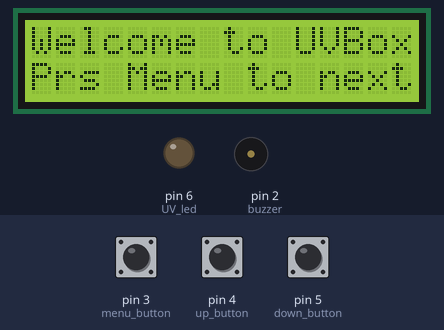
Bench run of a sketch on a simulated Arduino Nano, built with avr-gcc and run on an emulated ATmega328P. Shown: 16×2 character LCD, output pins drawn as LEDs (lit = HIGH), buzzer (waves = sounding, pin HIGH). The inputs (shaded band) are chosen by the test bench; at power-on: pin 3 (menu_button) LOW, pin 4 (up_button) LOW, pin 5 (down_button) LOW.

Above: at 0.8 s.
0.9 s: pin 3 (menu_button) pulled HIGH for 0.15 s
At 3.0 s:
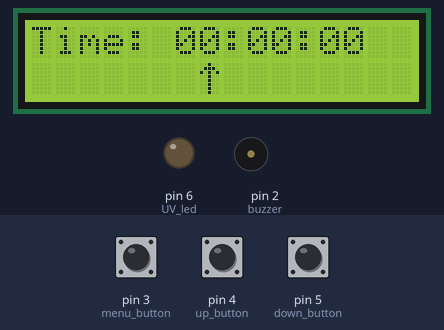
4.0 s: pin 3 (menu_button) pulled HIGH for 3.2 s
At 7.3 s:
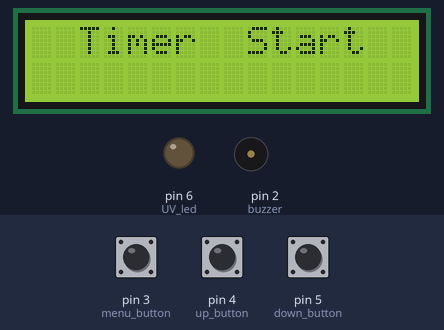
10.2 s: pin 3 (menu_button) pulsed HIGH 5 times (0.12 s each, 0.3 s apart)
At 10.77 s:
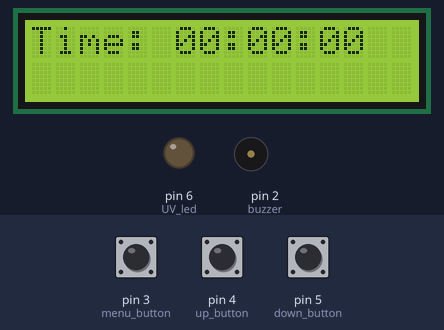
13.2 s: pin 4 (up_button) pulled HIGH for 0.15 s
At 14.5 s:
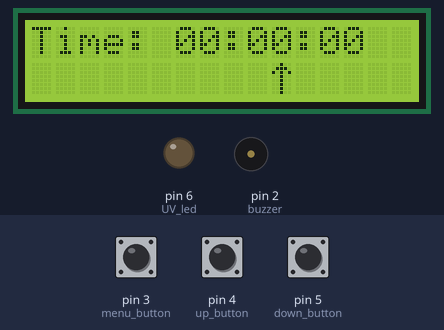
14.8 s: pin 4 (up_button) pulled HIGH for 1 s
At 17.0 s:
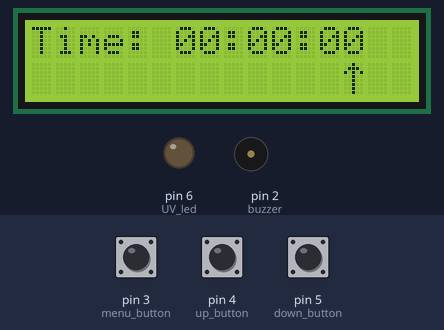
17.3 s: pin 3 (menu_button) pulled HIGH for 1 s
At 18.55 s:
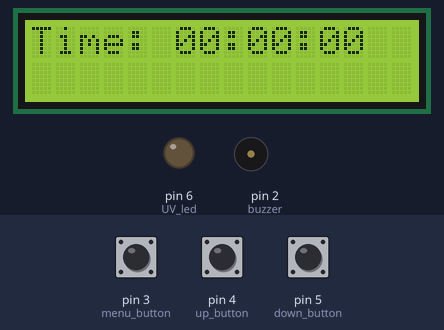
Timing chart, 0 to 20.3 s (numbered marks = the images above; inputs shaded):
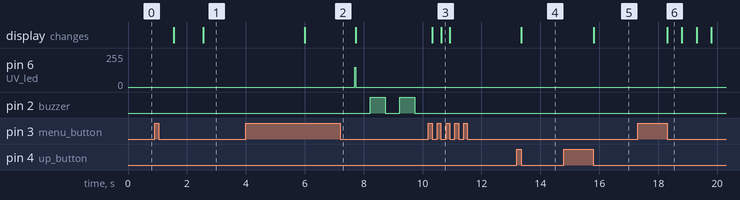

Measured:
- after the input at 0.9 s, the display: first changes after 0.65 s (image 1 shows a later state)
- after the input at 4.0 s, pin 6 (UV_led): 0/255 → 150/255 after 3.7 s, → 0/255 0.02 s later; pin 2 (buzzer): alternates HIGH for 0.50 s and LOW for 0.50 s, starting after 4.2 s; the display: changes after 2.0 s (image 2)
- after the input at 10.2 s, pin 2 (buzzer): stops changing and stays LOW; the display: first changes after 0.12 s (image 3 shows a later state)
- after the input at 13.2 s, the display: changes after 0.15 s (image 4)
- after the input at 14.8 s, the display: changes after 1.0 s (image 5)
- after the input at 17.3 s, the display: changes after 1.0 s (image 6)
- what the display in image 6 shows lasts 0.5 s, from 18.3 s to 18.8 s

The sketch:

UV_Box_Code_Arduino_IDE.ino
```cpp
#include <Wire.h>
#include <LiquidCrystal.h>
#define menu_button 3
#define up_button 4
#define down_button 5
#define buzzer 2
#define UV_led 6
LiquidCrystal lcd(12, 11, 10, 9, 8, 7);
unsigned int set_time;
unsigned long future_time;
unsigned long micro_time_now;
unsigned long micro_time_last = 0;
unsigned long change_time_last = 0;
uint8_t t_hour = 0;
uint8_t t_minute = 0;
uint8_t t_seconds = 0;
uint8_t percent;
bool status_start_button = false;
bool status_button;
uint8_t arrow[] = {0x04,0x0E,0x15,0x04,0x04,0x04,0x04,0x04};
uint8_t onecow[] = {0x10,0x10,0x10,0x10,0x10,0x10,0x10,0x10};
uint8_t twocow[] = {0x18,0x18,0x18,0x18,0x18,0x18,0x18,0x18};
uint8_t threecow[] = {0x1C,0x1C,0x1C,0x1C,0x1C,0x1C,0x1C,0x1C};
uint8_t fourow[] = {0x1E,0x1E,0x1E,0x1E,0x1E,0x1E,0x1E,0x1E};
uint8_t fivecow[] = {0x1F,0x1F,0x1F,0x1F,0x1F,0x1F,0x1F,0x1F};
void setup() {
  for(int i = 3; i<=5;i++){
    pinMode(i,INPUT);
  }
  pinMode(buzzer,OUTPUT);
  pinMode(UV_led,OUTPUT);
  lcd.begin(16,2);
  lcd.createChar(0,arrow);
  lcd.createChar(1,onecow);
  lcd.createChar(2,twocow);
  lcd.createChar(3,threecow);
  lcd.createChar(4,fourow);
  lcd.createChar(5,fivecow);
  lcd.home();

  lcd.clear();
  lcd.setCursor(0,0);
  lcd.print("Welcome to UVBox");
  lcd.setCursor(0,1);
  lcd.print("Prs Menu to next");
  while(!digitalRead(menu_button));
  while(digitalRead(menu_button));
  delay(500);
  lcd.clear();
  lcd.setCursor(3,0);
  lcd.print("Menu Start");
  delay(1000);
}
void loop() {
  detachInterrupt(digitalPinToInterrupt(menu_button));
  menu_loop();
  lcd.clear();
  lcd.setCursor(2,0);
  lcd.print("Timer  Start");
  while(digitalRead(menu_button));
  delay(500);
  set_time = ((t_hour*60 +t_minute)*60)+ t_seconds;
  future_time = set_time + (millis()/1000);
  analogWrite(UV_led,150);
  attachInterrupt(digitalPinToInterrupt(menu_button),INT_Stop,HIGH);
  count_loop();
}
void menu_loop(){
  uint8_t menu_mode = 0;
  status_button = true;
  micro_time_last = 0;
  t_hour = 0;
  t_minute = 0;
  t_seconds = 0;
  bool status_ok_button = false;
  do{
    lcd.clear();
    lcd.setCursor(0,0);
    lcd.print("Time: ");
    lcd_print_number(t_hour);
    lcd.print(":");
    lcd_print_number(t_minute);
    lcd.print(":");
    lcd_print_number(t_seconds);
    while(status_button){
      if(!status_ok_button){
        lcd.setCursor(7+menu_mode,1);
        lcd.write(byte(0));

        if(digitalRead(up_button)){
          while(digitalRead(up_button));
            menu_mode += 3;
            status_button = false;

        }else if(digitalRead(down_button)){
          while(digitalRead(down_button));
            menu_mode -= 3;
            status_button = false;

        }else if(digitalRead(menu_button)){
           change_time_last =millis();
           while(digitalRead(menu_button)){
             if(millis()-change_time_last >2000){
              status_start_button = true;
              break;
             }
           }
           status_ok_button = true;
           status_button = false;
        }

        if(menu_mode>=6){
          menu_mode = 6;
        }else if(menu_mode <=0){
          menu_mode =0;
        }

      }else{
          if(digitalRead(up_button)){
            if(menu_mode ==0 )
            t_hour++;
            else if(menu_mode ==3)
            t_minute++;
            else
            t_seconds++;

            status_button = false;
            delay(200);

          }else if(digitalRead(down_button)){
            if(menu_mode ==0 )
            t_hour--;
            else if(menu_mode ==3)
            t_minute--;
            else
            t_seconds--;

            status_button = false;
            delay(200);
          }
        cheack_t_time();
        if(digitalRead(menu_button)){
          change_time_last =millis();
           while(digitalRead(menu_button)){
             if(millis()-change_time_last >2000){
              status_start_button = true;
              break;
             }
           }
           status_ok_button = false;
           status_button = false;
        }
        micro_time_now = millis();
        if((micro_time_now - micro_time_last) >= 500){
          lcd.setCursor(7+menu_mode,1);
          lcd.write(byte(0));
        if(micro_time_now - micro_time_last >= 1000){
          micro_time_last = micro_time_now;
          status_button = false;
          }
        }
      }
    }
    status_button = true;
  }
  while (!status_start_button);
}
void count_loop(){
    micro_time_last = 0;
    unsigned long time_range,last_time_range;

  do
  {
    time_range = future_time - (millis()/1000);
    t_hour = time_range/3600;
    t_minute = (time_range%3600)/60;
    t_seconds = (time_range%3600)%60;
    if(time_range != last_time_range){
      lcd.clear();
      lcd.setCursor(0,0);
      lcd.print("Time: ");
      lcd_print_number(t_hour);
      lcd.print(":");
      lcd_print_number(t_minute);
      lcd.print(":");
      lcd_print_number(t_seconds);

      percent = (time_range*80)/set_time;
      for(int i = 0;i <= (uint8_t(percent/5));i++){
        lcd.setCursor(i,1);
        if(i >= uint8_t(percent/5)){
          if(percent%5 > 0){
          lcd.write(uint8_t(percent%5));
          }
        }
        else{
          lcd.write(5);
        }
      }
      last_time_range = time_range;
    }
    if(time_range == 0){
      lcd.clear();
      lcd.setCursor(2,0);
      lcd.print("Timer Finish");
      lcd.setCursor(3,1);
      lcd.print("Press Menu");
      analogWrite(UV_led,0);
      micro_time_last = millis();
      while(!digitalRead(menu_button)){
        micro_time_now = millis();
        if(micro_time_now - micro_time_last >500){
          digitalWrite(buzzer,HIGH);
        }
        if(micro_time_now - micro_time_last >1000){
          digitalWrite(buzzer,LOW);
          micro_time_last = micro_time_now;
        }
      }
      while(digitalRead(menu_button));
      status_start_button = false;
    }

  }
  while (status_start_button);
}
void cheack_t_time(){
  if(t_hour >24 && t_hour < 250)
    t_hour = 0;
  else if(t_hour > 250)
    t_hour = 24;

  if(t_minute >60 && t_minute < 250 )
    t_minute = 0;
  else if(t_minute > 250)
    t_minute = 59;

  if(t_seconds >60 && t_seconds <250 )
    t_seconds = 0;
  else if(t_seconds >250)
    t_seconds = 59;
}
void lcd_print_number(uint8_t number){
  if (number < 10)
  {
    lcd.print("0");
    lcd.print(number);
  }
  else{
    lcd.print(number);
  }

}
void INT_Stop(){
  if(digitalRead(up_button) == 1 && digitalRead(down_button) == 1){
    status_start_button = false;
    lcd.clear();
    lcd.setCursor(1,0);
    lcd.print("! Emergency !");
    lcd.setCursor(3,1);
    lcd.print("Timer Stop");
    while(digitalRead(menu_button));
    delay(1000);
  }
}
```
